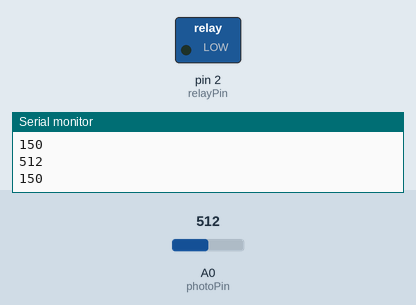
Simulated run of this sketch. Board: Arduino Uno, built with avr-gcc and run on an emulated ATmega328P. Shown: switched loads named in the sketch (green lamp = pin HIGH), the last lines printed to the serial monitor. The test bench sets the inputs (shaded band); at power-on: A0 (photoPin) = 512.

Above: at 1.2 s.
1.3 s: A0 (photoPin) set to 353
2.8 s: A0 (photoPin) set to 331
At 3.9 s:
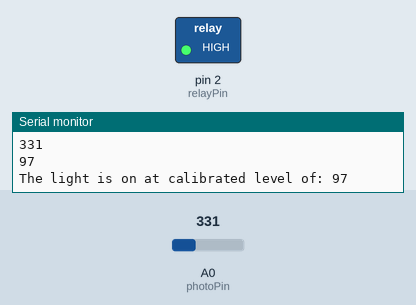
4.3 s: A0 (photoPin) set to 511
At 5.5 s:
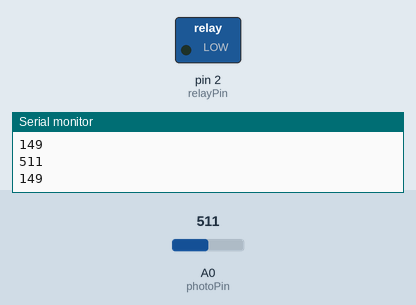
Timing chart, 0 to 7.3 s (numbered marks = the images above; inputs shaded):
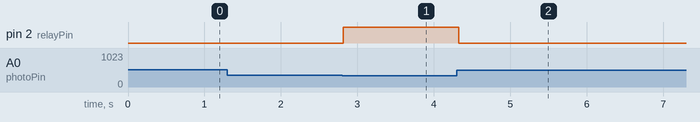

Measured:
- the behaviour switches between 341 and 340 on A0 (photoPin) (found by bisection; images 0 and 1)
- after the input at 2.8 s, pin 2 (relayPin): LOW → HIGH at once
- after the input at 4.3 s, pin 2 (relayPin): HIGH → LOW at once

The sketch:

sketch_apr27a.ino
```cpp
const int relayPin = 2;     // use this pin to drive the transistor
const int timeDelay = 1000; // delay in ms for on and off phases
const int photoPin = A0;
int lightlevel,lightlevelCalibrated;

// You can make timeDelay shorter, but note that relays, being
// mechanical devices, will wear out quickly if you try to drive
// them too fast.


void setup()
{
  pinMode(relayPin, OUTPUT);  // set pin as an output
  Serial.begin(9600);
}


void loop()
{

  lightlevel = analogRead(photoPin);
  Serial.println(lightlevel);
  lightlevelCalibrated = map(lightlevel,0,1023,0,300);
  lightlevelCalibrated = constrain(lightlevelCalibrated,0,300);
  Serial.println(lightlevelCalibrated);

  if(lightlevelCalibrated < 100){
    digitalWrite(relayPin, HIGH);
    Serial.print("The light is on at calibrated level of: ");
    Serial.println(lightlevelCalibrated);

  }
  else{
    digitalWrite(relayPin, LOW);
  }
    delay(100);
}
```
